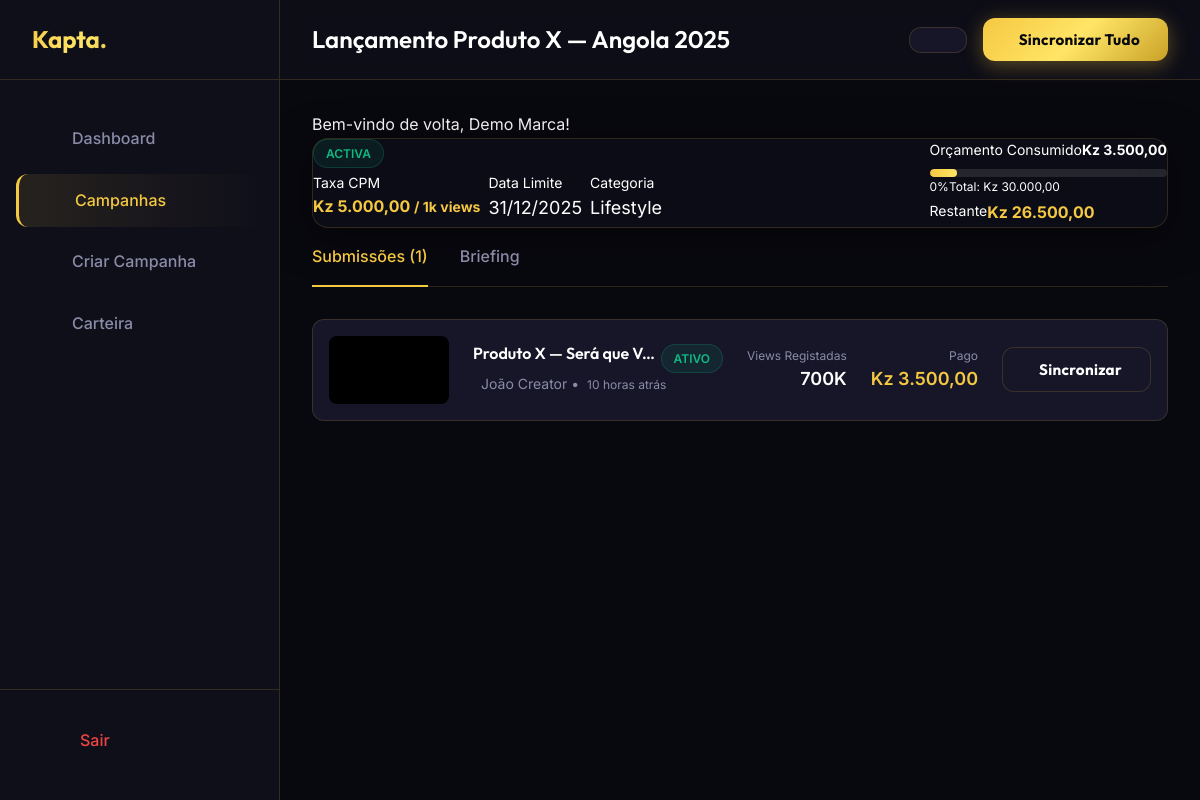
/brand/campaign-detail.php?id=1 (signed in), run on the app's committed database.
### tables this page shows
CREATE TABLE `campaigns` (
  `id`             INT UNSIGNED NOT NULL AUTO_INCREMENT,
  `brand_id`       INT UNSIGNED NOT NULL,
  `title`          VARCHAR(255) NOT NULL,
  `description`    TEXT DEFAULT NULL,
  `requirements`   TEXT DEFAULT NULL,
  `category`       VARCHAR(80) NOT NULL DEFAULT 'Entretenimento',
  `platforms`      JSON DEFAULT NULL,
  `cpm_rate`       DECIMAL(15,2) NOT NULL DEFAULT 0.00,
  `budget`         DECIMAL(15,2) NOT NULL DEFAULT 0.00,
  `spent`          DECIMAL(15,2) NOT NULL DEFAULT 0.00,
  `status`         ENUM('draft','active','paused','completed') NOT NULL DEFAULT 'draft',
  `min_followers`  INT UNSIGNED NOT NULL DEFAULT 0,
  `deadline`       DATE DEFAULT NULL,
  `created_at`     DATETIME NOT NULL DEFAULT CURRENT_TIMESTAMP,
  `updated_at`     DATETIME NOT NULL DEFAULT CURRENT_TIMESTAMP ON UPDATE CURRENT_TIMESTAMP,
  PRIMARY KEY (`id`),
  KEY `idx_brand`  (`brand_id`),
  KEY `idx_status` (`status`),
  CONSTRAINT `fk_campaign_brand` FOREIGN KEY (`brand_id`) REFERENCES `users` (`id`) ON DELETE CASCADE
);

CREATE TABLE `campaign_submissions` (
  `id`             INT UNSIGNED NOT NULL AUTO_INCREMENT,
  `campaign_id`    INT UNSIGNED NOT NULL,
  `creator_id`     INT UNSIGNED NOT NULL,
  `platform`       ENUM('youtube','tiktok','instagram') NOT NULL,
  `video_url`      VARCHAR(500) NOT NULL,
  `video_id`       VARCHAR(255) DEFAULT NULL,
  `title`          VARCHAR(500) DEFAULT NULL,
  `thumbnail`      VARCHAR(500) DEFAULT NULL,
  `views`          BIGINT UNSIGNED NOT NULL DEFAULT 0,
  `last_synced_at` DATETIME DEFAULT NULL,
  `status`         ENUM('pending','approved','rejected','active') NOT NULL DEFAULT 'pending',
  `earnings`       DECIMAL(15,2) NOT NULL DEFAULT 0.00,
  `submitted_at`   DATETIME NOT NULL DEFAULT CURRENT_TIMESTAMP,
  `approved_at`    DATETIME DEFAULT NULL,
  PRIMARY KEY (`id`),
  KEY `idx_campaign`  (`campaign_id`),
  KEY `idx_creator`   (`creator_id`),
  KEY `idx_status`    (`status`),
  CONSTRAINT `fk_sub_campaign` FOREIGN KEY (`campaign_id`) REFERENCES `campaigns` (`id`) ON DELETE CASCADE,
  CONSTRAINT `fk_sub_creator`  FOREIGN KEY (`creator_id`)  REFERENCES `users` (`id`) ON DELETE CASCADE
);

CREATE TABLE `users` (
  `id`         INT UNSIGNED NOT NULL AUTO_INCREMENT,
  `name`       VARCHAR(120) NOT NULL,
  `email`      VARCHAR(180) NOT NULL UNIQUE,
  `password`   VARCHAR(255) NOT NULL,
  `role`       ENUM('brand','creator','admin') NOT NULL DEFAULT 'creator',
  `avatar`     VARCHAR(255) DEFAULT NULL,
  `status`     ENUM('active','suspended') NOT NULL DEFAULT 'active',
  `created_at` DATETIME NOT NULL DEFAULT CURRENT_TIMESTAMP,
  `updated_at` DATETIME NOT NULL DEFAULT CURRENT_TIMESTAMP ON UPDATE CURRENT_TIMESTAMP,
  PRIMARY KEY (`id`),
  KEY `idx_email` (`email`),
  KEY `idx_role`  (`role`)
);

### includes/functions.php (called while the page is built, shortened)
<?php
function format_kz(float $amount): string {
    return 'Kz ' . number_format($amount, 2, ',', '.');
}
function format_views(int $views): string {
    if ($views >= 1_000) {
        return round($views / 1_000, 1) . 'K';
    }
    return (string)$views;
}
function time_ago(string $datetime): string {
    $now  = new DateTime();
    $then = new DateTime($datetime);
    $diff = $now->diff($then);
    if ($diff->h > 0) return $diff->h . ' hora' . ($diff->h > 1 ? 's' : '') . ' atrás';
    return 'agora mesmo';
}
function get_flash(): ?array {
    if (isset($_SESSION['flash'])) {
        $f = $_SESSION['flash'];
        return $f;
    }
    return null;
}

### brand/campaign-detail.php (the view, shortened to what this page needs)
<?php
require_once '../includes/functions.php';
$user = current_user();
$id = filter_input(INPUT_GET, 'id', FILTER_VALIDATE_INT);
$stmt = $pdo->prepare("SELECT * FROM campaigns WHERE id = ? AND brand_id = ?");
$stmt->execute([$id, $user['id']]);
$campaign = $stmt->fetch();
$progress = ($campaign['budget'] > 0) ? min(100, ($campaign['spent'] / $campaign['budget']) * 100) : 0;
$stmt = $pdo->prepare("
    SELECT s.*, u.name as creator_name
    FROM campaign_submissions s
    JOIN users u ON s.creator_id = u.id
    WHERE s.campaign_id = ?
    ORDER BY s.submitted_at DESC
");
$stmt->execute([$id]);
$submissions = $stmt->fetchAll();
include '../includes/header.php';
?>
<div class="dashboard-layout">
    <aside class="sidebar" id="sidebar">
        <div class="sidebar-header">
            <a href="dashboard.php" class="logo gradient-text">Kapta.</a>
        </div>
        <div class="sidebar-nav">
            <a href="dashboard.php" class="nav-item"><i class="ph ph-squares-four"></i> Dashboard</a>
            <a href="campaigns.php" class="nav-item active"><i class="ph ph-megaphone"></i> Campanhas</a>
            <a href="campaign-create.php" class="nav-item"><i class="ph ph-plus-circle"></i> Criar Campanha</a>
            <a href="wallet.php" class="nav-item"><i class="ph ph-wallet"></i> Carteira</a>
        </div>
        <div class="sidebar-footer">
            <a href="../auth/logout.php" class="nav-item" style="color: var(--accent-red);"><i class="ph ph-sign-out"></i> Sair</a>
        </div>
    </aside>
    <main class="main-content">
        <header class="topbar">
            <div class="flex items-center">
                <div class="flex items-center">
                    <h1 class="topbar-title truncate max-w-md"><?php echo htmlspecialchars($campaign['title']); ?></h1>
                </div>
            </div>
            <div class="topbar-actions flex gap-2">
                <button class="btn btn-secondary text-sm py-2" onclick="alert('Funcionalidade de pausa em desenvolvimento.')"><i class="ph ph-pause"></i></button>
                <button class="btn btn-primary text-sm py-2 btn-sync-views" data-campaign="<?php echo $id; ?>"><i class="ph ph-arrows-clockwise"></i> Sincronizar Tudo</button>
            </div>
        </header>
        <div class="content-wrapper">
            <?php $flash = get_flash(); if ($flash): ?>
                <div class="alert alert-<?php echo $flash['type']; ?> mb-6">
                    <?php echo $flash['message']; ?>
                </div>
            <?php endif; ?>
            <div class="glass-card p-6 mb-6">
                <div class="flex flex-wrap justify-between gap-6">
                    <div class="flex-1 min-w-[300px]">
                        <div class="flex items-center gap-3 mb-4">
                            <span class="status-badge <?php echo $campaign['status']; ?>">
                                <?php
                                    if ($campaign['status'] == 'active') echo 'Activa';
                                    elseif ($campaign['status'] == 'paused') echo 'Pausada';
                                    elseif ($campaign['status'] == 'completed') echo 'Concluída';
                                    else echo 'Rascunho';
                                ?>
                            </span>
                            <div class="campaign-platforms">
                            </div>
                        </div>
                        <div class="flex gap-8 mb-4">
                            <div>
                                <div class="text-sm text-secondary">Taxa CPM</div>
                                <div class="text-xl font-bold text-gold"><?php echo format_kz($campaign['cpm_rate']); ?> <span class="text-sm font-normal text-secondary">/ 1k views</span></div>
                            </div>
                            <div>
                                <div class="text-sm text-secondary">Data Limite</div>
                                <div class="text-lg font-medium text-white"><?php echo date('d/m/Y', strtotime($campaign['deadline'])); ?></div>
                            </div>
                            <div>
                                <div class="text-sm text-secondary">Categoria</div>
                                <div class="text-lg font-medium text-white"><?php echo htmlspecialchars($campaign['category']); ?></div>
                            </div>
                        </div>
                    </div>
                    <div class="w-full md:w-80 bg-black bg-opacity-30 rounded-xl p-4 border border-dark-border">
                        <div class="flex justify-between text-sm mb-2">
                            <span class="text-secondary">Orçamento Consumido</span>
                            <span class="font-bold text-white"><?php echo format_kz($campaign['spent']); ?></span>
                        </div>
                        <div class="progress-container h-2 mb-2">
                            <div class="progress-bar" style="width: <?php echo $progress; ?>%"></div>
                        </div>
                        <div class="flex justify-between text-xs text-secondary">
                            <span>0%</span>
                            <span>Total: <?php echo format_kz($campaign['budget']); ?></span>
                        </div>
                        <div class="mt-4 pt-3 border-t border-dark-border flex justify-between">
                            <span class="text-sm">Restante</span>
                            <span class="font-bold text-gold"><?php echo format_kz($campaign['budget'] - $campaign['spent']); ?></span>
                        </div>
                    </div>
                </div>
            </div>
            <div class="tabs">
                <div class="tab active" data-target="tab-submissions">Submissões (<?php echo count($submissions); ?>)</div>
                <div class="tab" data-target="tab-briefing">Briefing</div>
            </div>
            <div class="tab-content active" id="tab-submissions">
                <?php if (empty($submissions)): ?>
                    <div class="glass-card empty-state">
                        <div class="empty-state-icon"><i class="ph ph-video-camera"></i></div>
                        <h3 class="empty-state-title">Sem Submissões</h3>
                        <p class="empty-state-desc">Ainda nenhum creator submeteu conteúdo para esta campanha.</p>
                    </div>
                <?php else: ?>
                    <?php foreach ($submissions as $sub): ?>
                        <div class="submission-card">
                            <div class="submission-thumb">
                                <div class="submission-platform-icon">
                                </div>
                            </div>
                            <div class="submission-info">
                                <div class="flex justify-between items-start mb-1">
                                    <h4 class="submission-title"><a href="<?php echo htmlspecialchars($sub['video_url']); ?>" target="_blank" class="hover:underline text-white"><?php echo htmlspecialchars($sub['title'] ?: 'Vídeo submetido'); ?></a></h4>
                                    <span class="status-badge <?php echo $sub['status']; ?>">
                                        <?php
                                            if ($sub['status'] == 'pending') echo 'Pendente';
                                            elseif ($sub['status'] == 'approved') echo 'Aprovado';
                                            elseif ($sub['status'] == 'active') echo 'Ativo';
                                            elseif ($sub['status'] == 'rejected') echo 'Rejeitado';
                                        ?>
                                    </span>
                                </div>
                                <div class="submission-creator">
                                    <i class="ph ph-user"></i> <?php echo htmlspecialchars($sub['creator_name']); ?> •
                                    <span class="text-xs"><?php echo time_ago($sub['submitted_at']); ?></span>
                                </div>
                            </div>
                            <div class="submission-stats shrink-0">
                                <div class="submission-stat">
                                    <span class="submission-stat-label">Views Registadas</span>
                                    <span class="submission-stat-value"><?php echo format_views($sub['views']); ?></span>
                                </div>
                                <div class="submission-stat">
                                    <span class="submission-stat-label">Pago</span>
                                    <span class="submission-stat-value gold"><?php echo format_kz($sub['earnings']); ?></span>
                                </div>
                            </div>
                            <div class="flex flex-col gap-2 shrink-0 ml-4 border-l border-dark-border pl-4">
                                <?php if ($sub['status'] == 'pending'): ?>
                                    <form action="../api/submissions.php?action=approve" method="POST" class="inline">
                                        <input type="hidden" name="id" value="<?php echo $sub['id']; ?>">
                                        <button type="submit" class="btn btn-primary text-xs py-1.5 px-3 w-full justify-center"><i class="ph ph-check"></i> Aprovar</button>
                                    </form>
                                    <form action="../api/submissions.php?action=reject" method="POST" class="inline">
                                        <input type="hidden" name="id" value="<?php echo $sub['id']; ?>">
                                        <button type="submit" class="btn btn-secondary text-xs py-1.5 px-3 w-full justify-center text-red-400 border-red-900 bg-red-900 bg-opacity-20"><i class="ph ph-x"></i> Rejeitar</button>
                                    </form>
                                <?php elseif ($sub['status'] == 'approved' || $sub['status'] == 'active'): ?>
                                    <button class="btn btn-secondary text-xs py-1.5 px-3 btn-sync-views w-full justify-center" data-id="<?php echo $sub['id']; ?>"><i class="ph ph-arrows-clockwise"></i> Sincronizar</button>
                                <?php endif; ?>
                            </div>
                        </div>
                    <?php endforeach; ?>
                <?php endif; ?>
            </div>
        </div>
    </main>
</div>
<?php include '../includes/footer.php'; ?>

### data on the page
campaigns: title "Lançamento Produto X — Angola 2025", cpm_rate "Kz 5.000,00", deadline "31/12/2025", category "Lifestyle", spent "Kz 3.500,00", budget "Kz 30.000,00", format_kz($campaign['budget'] - $campaign['spent']) "Kz 26.500,00"
campaign_submissions: title "Produto X — Será que V…", status "ATIVO", creator.name "João Creator", submitted_at "10 horas atrás", views "700K", earnings "Kz 3.500,00"

### other printed values
$flash['message'] "Bem-vindo de volta, Demo Marca!"
count($submissions) "1"
